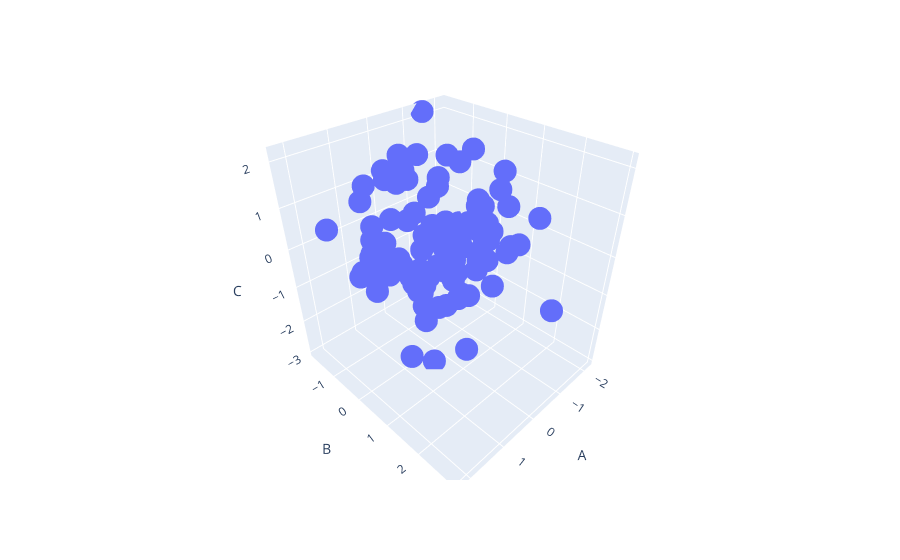

Here is the notebook cell this chart was saved with:
### Code cell
fig = px.scatter_3d(df, x='A', y='B', z = "C") # scatter_3d is from plotly library
fig.show()
